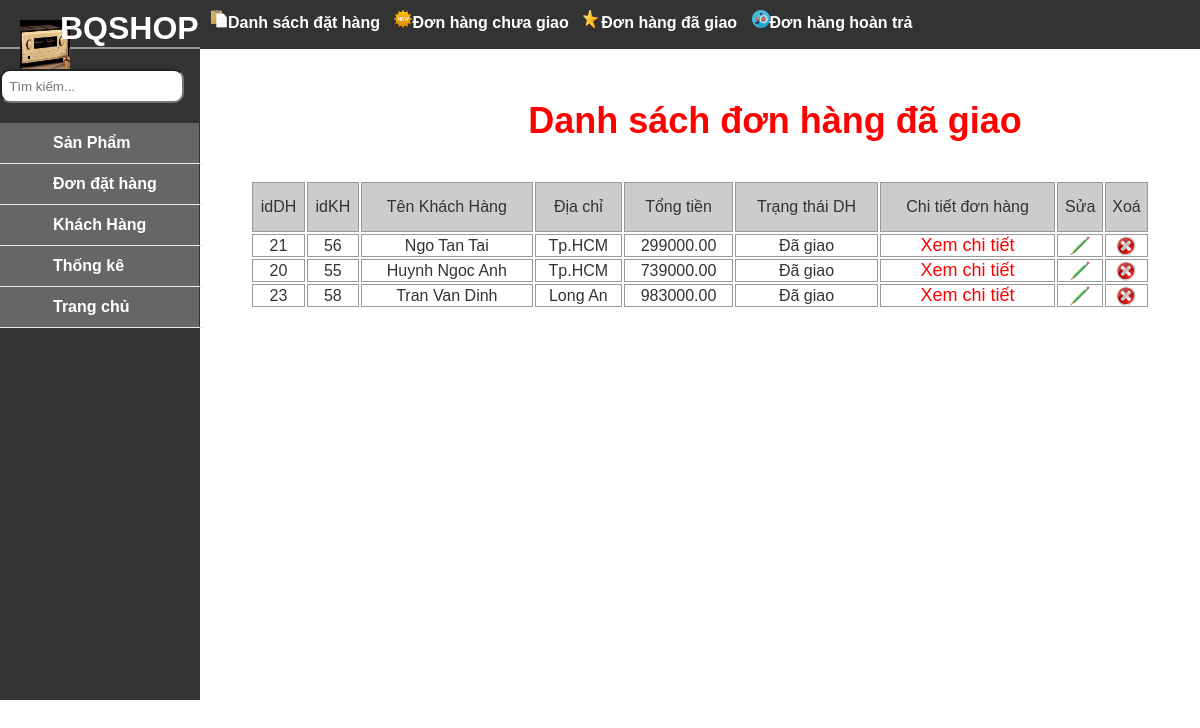
/BQShop.vn/DH_DaGiao.php, run on the app's committed database.
### tables this page shows
CREATE TABLE `dathang` (
  `idDH` bigint(20) NOT NULL,
  `idKH` int(11) NOT NULL DEFAULT '0',
  `TongTien` decimal(15,2) NOT NULL DEFAULT '0.00',
  `hinhthuctt` varchar(100) NOT NULL,
  `timeGD` int(11) NOT NULL DEFAULT '0',
  `TrangThai` int(10) NOT NULL
);

CREATE TABLE `khachhang` (
  `id` int(255) NOT NULL,
  `ten` varchar(50) NOT NULL,
  `email` varchar(50) NOT NULL,
  `SDT` varchar(15) NOT NULL,
  `diachi` varchar(128) NOT NULL,
  `matkhau` varchar(40) NOT NULL,
  `timedk` int(11) NOT NULL,
  `CongThanhToan` varchar(100) NOT NULL
);

### BQShop.vn/DH_DaGiao.php (the view, shortened to what this page needs)
<?php include_once('KetNoiCSDL.php');?>
<!DOCTYPE html PUBLIC "-//W3C//DTD XHTML 1.0 Transitional//EN" "http://www.w3.org/TR/xhtml1/DTD/xhtml1-transitional.dtd">
<html xmlns="http://www.w3.org/1999/xhtml">
<head>
<link href="css/styles.css" type="text/css" media="all" rel="stylesheet" />
  <link href="css/skitter.styles.min.css" type="text/css" media="all" rel="stylesheet" />
</head>
<body>
<table cellpadding="0" cellspacing="0">
  <tr >
   <td width="206" class="n">
    <img src="image/hinhloa/Amply1.jpg" />
    <h1><font color="#FFFFFF">BQSHOP</font></h1><hr / color="#999999" width="200px">
    <input type="text" name="" placeholder="  Tìm kiếm..." />
    <ul>
     <li><a href="admin.php">Sản Phẩm</a>
     <li><a href="DatHang.php">Đơn đặt hàng</a></li>
     <li><a href="KhachHang.php">Khách Hàng</a></li>
     <li><a href="#">Thống kê</a></li>
     <li><a href="index.php">Trang chủ</a></li>
    </ul>
   </td>
   <td width="1155">
   <div class="khung0">
   <div class="khung01">
            	<img src="icon/danhsach.png" width="18" height="18" /><a href="admin.php?id = 0"><b>Danh sách đặt hàng</b></a>
                <img src="icon/tieubieu.png" width="18" height="18" /><a href="DH_ChuaGiao.php"><b>Đơn hàng chưa giao</b></a>
                <img src="icon/new.png" width="18" height="18" /><a href="DH_DaGiao.php"><b>Đơn hàng đã giao</b></a>
                <img src="icon/hetsl.png" width="18" height="18" /><a href="#"><b>Đơn hàng hoàn trả</b></a>
   </div>
   </div>
    <div class="khung2">
        <div class="tieude">Danh sách đơn hàng đã giao</div>
        <form method="post">
        <div class="thongbao"><?php if(isset($thongbao)) echo $thongbao; ?></div>
    	<table width="100%">
        	<tr bgcolor="#CCCCCC" align="center" height="50">
            	<td>idDH</td>
            	<td>idKH</td>
                <td>Tên Khách Hàng</td>
                <td>Địa chỉ</td>
                <td>Tổng tiền</td>
                <td>Trạng thái DH</td>
                <td>Chi tiết đơn hàng</td>
                <td>Sửa</td>
                <td>Xoá</td>
            </tr>
        	<?php
					$sql = 'select * from dathang, khachhang where dathang.idKH = khachhang.id AND TrangThai = 1';
					$sp = mysql_query($sql);
					while($row = mysql_fetch_array($sp))
					{
			  ?>
        	<tr bgcolor="#FFFFFF" align="center">
            	<td><?php echo $row['idDH']; ?></td>
                <td><?php echo $row['idKH']; ?></td>
                <td><?php echo $row['ten']; ?></td>
             	<td><?php echo $row['diachi']; ?></td>
                <td><?php echo $row['TongTien']; ?></td>
                <td><?php if($row['TrangThai']==0) echo "Chưa giao"; else echo "Đã giao"; ?></td>
                <td><a href="Xem_CTDH.php?id=<?php echo $row["idDH"]; ?>">Xem chi tiết</a></td>
                <td><a href="Sua_SP.php?id=<?php echo $row["idDH"]; ?>"><img src="icon/Sua.png" width="20" height="20" /></a></td>
                <td><a href="Xoa_SP.php?id=<?php echo $row["idDH"]; ?>"><img src="icon/Xoa.PNG" width="20" height="20"/></a></td>
            </tr>
            <?php }?>
        </table>
        </form>
    </div>
   </td>
  </tr>
</table>
</body>
</html>

### BQShop.vn/css/styles.css (style rules this page uses)
* { margin:0; padding: 0; list-style: none; }
body { font-family: Arial,Tahoma; color:#333; background: #eee; }

### BQShop.vn/DH_DaGiao.php (style rules this page uses)
body { pading: 0px; margin:0px; background-color:#FFF; }
table .n { width:200px; height:700px; background:#333; position:fixed; }
table .n h1 { margin-top: -60px; margin-left:60px; }
table .n img { width: 50px; height: 50px; margin-top:20px; margin-left:20px; }
table .n input { border-radius:10px; width:180px; height:30px; margin-top:20px; }
table .n ul { background: #666; width: 206px; padding: 0; list-style-type: none; margin-top:20px; margin-left:-7px; }
table .n ul li { width: 210px; height: 40px; line-height: 40px; border-bottom: 1px solid #e8e8e8; padding: 0px; margin-left:0px; }
table .n ul li a { text-decoration: none; color: #333; font-weight: bold; display: block; color: #FFF; text-indent:60px; }
.khung2 { width:900px; height:600px; float:left; margin-left:250px; margin-top:100px; }
.khung2 .tieude { border:1px solid none; float:left width:600px; height:50px; font-size:36px; color:#F00; font-weight:bold; text-align:center; margin-left:150px; }
.khung2 .thongbao { border:1px solid none; width:600px; height:30px; margin-left:150px; font-size: 20px; font-weight:bold; color:#F00; text-align:center; }
.khung2 a { text-decoration:none; color:#F00; font-size:18px; }
table .khung0 { height:49px; width:1150px; margin-left:200px; background-color:#333; position:fixed; }
* { margin:0px;padding:0px; }
ul { list-style:none; padding:5px 5px 3px 30px ; }
ul li { border-bottom: 1px solid #FFF; width:150px; margin-left:-40px; padding:10px; text-indent:20px; }
ul li:last-child { border-bottom: none; }
.khung0 a { text-decoration:none; margin-right:10px; margin-top:10px; color:#FFF; }
.khung0 .khung01 { border:1px solid none; width:800px; float:left; margin-top:10px; margin-left:10px; }
.khung2 table td { border:1px solid #999; cellspacing: 0px; }

### data on the page
dathang: idDH "21", idKH "56", khachhang.ten "Ngo Tan Tai", khachhang.diachi "Tp.HCM", TongTien "299000.00", TrangThai "Đã giao"
dathang: idDH "20", idKH "55", khachhang.ten "Huynh Ngoc Anh", khachhang.diachi "Tp.HCM", TongTien "739000.00", TrangThai "Đã giao"
dathang: idDH "23", idKH "58", khachhang.ten "Tran Van Dinh", khachhang.diachi "Long An", TongTien "983000.00", TrangThai "Đã giao"
